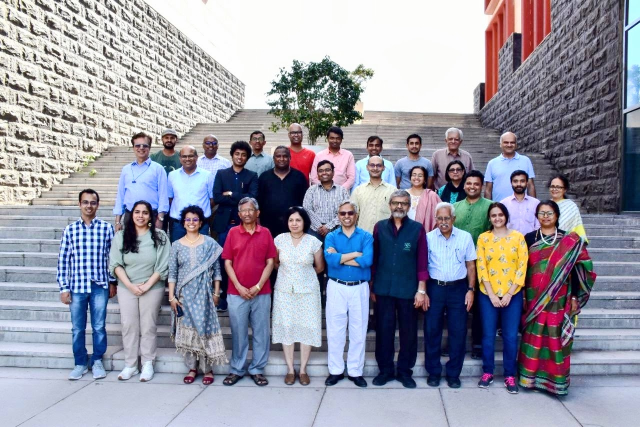
#> input picture Plaksha Faculty Lab 5.jpg, 1280 x 854 px (shown at 1/2 size)
$ jupyter execute 'Lab 5 Spring 2026.ipynb'
#> lines starting #> are read from the running program, lines starting #| are printed output that depends on the picture; after the words box and inside, x2 and y2 are one past the last pixel; in counts of white or black regions, pixels touching at a corner belong together
## LAB 5 - Kanav Nanda - U20240086

#### Instructions
###### Follow the instructions given in comments prefixed with ## and write your code below that.
###### Also fill the partial code in given blanks.
###### Don't make any changes to the rest part of the codes

### Answer the questions given at the end of this notebook within your report.

### You would need to submit your GitHub repository link. Refer to the PDF document for the instructions and details.

[cell 1]
# [5 lines of commented-out code are left out]
import cv2
import numpy as np
import matplotlib.pyplot as plt
from sklearn.cluster import KMeans
from scipy.spatial import distance
from matplotlib.offsetbox import OffsetImage, AnnotationBbox

[cell 2]
## Reading the image plaksha_Faculty.jpg
img = cv2.imread('Plaksha Faculty Lab 5.jpg')
#> img is the input picture: shape (854, 1280, 3); mean B, G, R 162.4, 149, 149.2
## Convert the image to grayscale
gray_img = cv2.cvtColor(img, cv2.COLOR_BGR2GRAY)
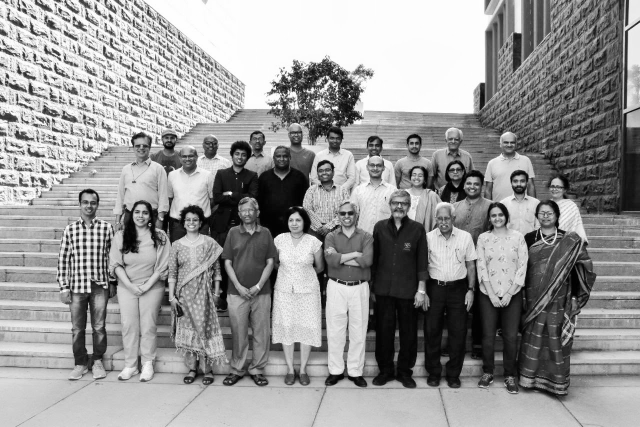
#> gray_img: shape (854, 1280) (shown at 1/2 size); min 0, max 255, mean 150.6

# Loading the required haar-cascade xml classifier file
face_cascade = cv2.CascadeClassifier('haarcascade_frontalface_default.xml')

# Applying the face detection method on the grayscale image.
## Change the parameters for better detection of faces in your case.
faces_rect = face_cascade.detectMultiScale(gray_img, 1.05, 4, minSize=(25,25), maxSize=(50,50))
#> faces_rect = 30 rows, first 6: [322, 263, 33, 33], [654, 265, 31, 31], [500, 266, 30, 30], [892, 267, 31, 31], [409, 277, 28, 28], [812, 274, 34, 34]

# Define the text and font parameters
text = "Face Detected" ## The text you want to write
font = cv2.FONT_HERSHEY_SIMPLEX  ## Font type
font_scale = 0.5  ## Font scale factor
font_color = (0, 0, 255)  ## Text color in BGR format (here, it's red)
font_thickness = 1  ## Thickness of the text


# Iterating through rectangles of detected faces
for (x, y, w, h) in faces_rect:
    cv2.rectangle(img, (x, y), (x+w, y+h), (0, 0, 255), 2)
    # Use cv2.putText to add the text to the image, Use text, font, font_scale, font_color, font_thickness here
    cv2.putText(img, text, (x, y-10), font, font_scale, font_color, font_thickness)
#> this loop made 30 passes
#> (x, y, w, h) on passes 1 to 12: (322, 263, 33, 33), (654, 265, 31, 31), (500, 266, 30, 30), (892, 267, 31, 31), (409, 277, 28, 28), (812, 274, 34, 34), (464, 296, 33, 33), (632, 328, 34, 34), (819, 337, 33, 33), (570, 426, 39, 39), (576, 253, 32, 32), (1003, 273, 32, 32)
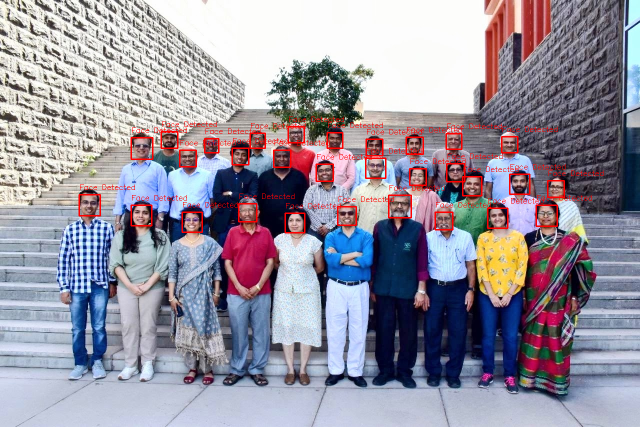
#> img: shape (854, 1280, 3) (shown at 1/2 size); 1.85% of pixels changed, all inside (x1, y1, x2, y2) = (157, 233, 1207, 467)

## Display the image and window title should be "Total number of face detected are #"
cv2.imshow("Total number of face detected are " + str(len(faces_rect)), img)
cv2.waitKey(0)
cv2.destroyAllWindows()

[cell 3]
from matplotlib.offsetbox import OffsetImage, AnnotationBbox
# Extract face region features (Hue and Saturation)
img_hsv = cv2.cvtColor(img,cv2.COLOR_BGR2HSV) ## call the img and convert it from BGR to HSV
#> img_hsv: shape (854, 1280, 3); mean H, S, V 85.4, 71.4, 173.9
hue_saturation = []
face_images = []  # To store detected face images

for (x, y, w, h) in faces_rect:
    face = img_hsv[y:y + h, x:x + w]
    hue = np.mean(face[:, :, 0])
    saturation = np.mean(face[:, :, 1])
    hue_saturation.append((hue, saturation))
    face_images.append(face)
#> this loop made 30 passes
#> (x, y, w, h, hue, saturation) on passes 1 to 12: (322, 263, 33, 33, 57.92, 125), (654, 265, 31, 31, 50.31, 135.9), (500, 266, 30, 30, 31.43, 128.1), (892, 267, 31, 31, 81.31, 108.2), (409, 277, 28, 28, 95.74, 135.4), (812, 274, 34, 34, 56.97, 128.3), (464, 296, 33, 33, 42.56, 134.3), (632, 328, 34, 34, 81.22, 114.8), (819, 337, 33, 33, 36.69, 114.4), (570, 426, 39, 39, 55.81, 115.3), (576, 253, 32, 32, 75.87, 105.9), (1003, 273, 32, 32, 51.71, 106.9)
#> after the loop, face_images = 30 items; hue_saturation = 30 pairs, first value 23.05 to 120.8, second value 83.38 to 135.9

hue_saturation = np.array(hue_saturation)

## Perform k-Means clustering on hue_saturation and store in kmeans
kmeans = KMeans(n_clusters=2,random_state=42).fit(hue_saturation)

#centroids = kmeans.cluster_centers_
#labels = kmeans.labels_

# Create a figure and axis
fig, ax = plt.subplots(figsize=(12, 6))

# Plot the clustered faces with custom markers
for i, (x,y,w,h ) in enumerate(faces_rect):
    im = OffsetImage(cv2.cvtColor(cv2.resize(face_images[i], (20, 20)), cv2.COLOR_HSV2RGB))
    ab = AnnotationBbox(im, (hue_saturation[i, 0], hue_saturation[i, 1]), frameon=False, pad=0)
    ax.add_artist(ab)
    plt.plot(hue_saturation[i, 0], hue_saturation[i, 1])

## Put x label
plt.xlabel("Hue")
## Put y label
plt.ylabel("Saturation")
## Put title
plt.title("Face Clusters (Hue vs Saturation)")
## Put grid
plt.grid(True)
## show the plot
plt.show()
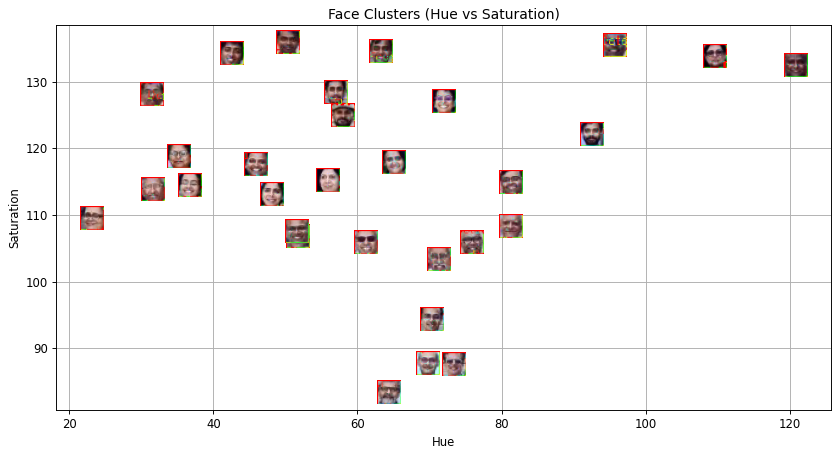
#> figure drawn by matplotlib, 1 panel

[cell 4]
# Create an empty list to store legend labels
legend_labels = []

# Create lists to store points for each cluster
cluster_0_points = []
cluster_1_points = []

# Your code for scatter plot goes here
fig, ax = plt.subplots(figsize=(12, 6))
for i, (x, y, w, h) in enumerate(faces_rect):
    if kmeans.labels_[i] == 0:
        cluster_0_points.append((hue_saturation[i, 0], hue_saturation[i, 1]))
    else:
        cluster_1_points.append((hue_saturation[i, 0], hue_saturation[i, 1]))
#> after the loop, cluster_0_points = [(57.92, 125), (50.31, 135.9), (31.43, 128.1), (56.97, 128.3), (42.56, 134.3), (36.69, 114.4), (55.81, 115.3), (51.71, 106.9), (63.22, 134.6), (45.8, 117.5), (23.05, 109.4), (31.55, 113.9), (48.03, 113.2), (51.53, 107.6), (61.16, 106), (65.06, 117.9), (35.11, 118.8)]; cluster_1_points = [(81.31, 108.2), (95.74, 135.4), (81.22, 114.8), (75.87, 105.9), (120.8, 132.5), (109.6, 133.8), (72, 127.1), (69.76, 87.69), (92.49, 122), (70.27, 94.28), (71.27, 103.4), (73.39, 87.63), (64.28, 83.38)]


cluster_0_points = np.array(cluster_0_points)
#> cluster_0_points = 17 rows, first 8: [57.92, 125], [50.31, 135.9], [31.43, 128.1], [56.97, 128.3], [42.56, 134.3], [36.69, 114.4], [55.81, 115.3], [51.71, 106.9]
# Plot points for cluster 0 in green
plt.scatter(cluster_0_points[:,0],cluster_0_points[:,1],c='green',label='Cluster 0')


cluster_1_points = np.array(cluster_1_points)
#> cluster_1_points = 13 rows, first 8: [81.31, 108.2], [95.74, 135.4], [81.22, 114.8], [75.87, 105.9], [120.8, 132.5], [109.6, 133.8], [72, 127.1], [69.76, 87.69]
# Plot points for cluster 1 in blue
plt.scatter(cluster_1_points[:,0],cluster_1_points[:,1],c='blue',label='Cluster 1')

# Calculate and plot centroids
centroid_0 = kmeans.cluster_centers_[0]
#> centroid_0 = [47.52, 119.2]
centroid_1 = kmeans.cluster_centers_[1]
#> centroid_1 = [82.93, 110.5]

# Plot both the centroid for cluster 0 and cluster 1
plt.scatter(centroid_0[0],centroid_0[1],s=200,c='black',marker='x',label='Centroid 0')
plt.scatter(centroid_1[0],centroid_1[1],s=200,c='red',marker='x',label='Centroid 1')

## Put x label
plt.xlabel("Hue")
## Put y label
plt.ylabel("Saturation")
## Put title
plt.title("K Means clustering of faces")
## Add a legend
plt.legend()
## Add grid
plt.grid(True)
## Show the plot
plt.show()
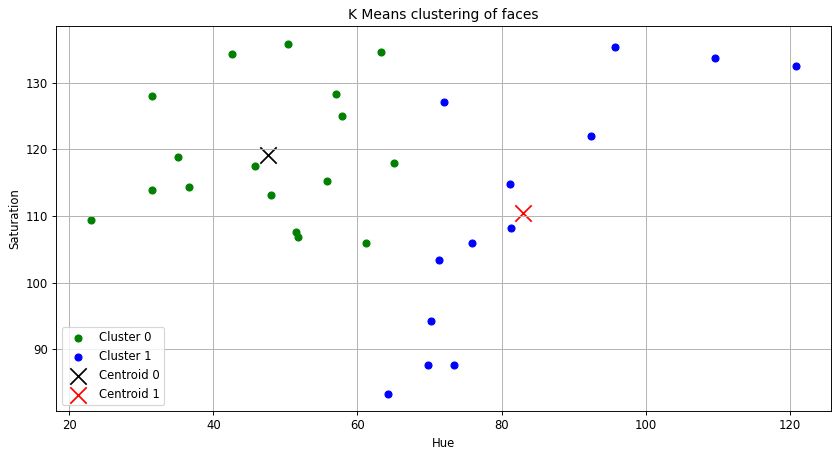
#> figure drawn by matplotlib, 1 panel

[cell 5]
## Read the class of the template image 'Dr_Shashi_Tharoor.jpg' using cv2 and store it in template_img
template_img = cv2.imread('Dr Shashi Tharoor Lab 5.jpg')
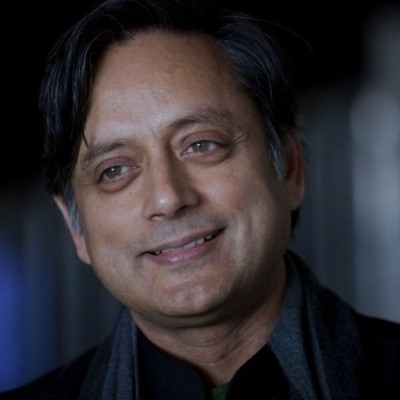
#> input picture Dr Shashi Tharoor Lab 5.jpg, 400 x 400 px
#> template_img is the input picture: shape (400, 400, 3); mean B, G, R 49.8, 45.4, 49.1

# Detect face in the template image after converting it to gray and store it in template_faces
template_faces = face_cascade.detectMultiScale(cv2.cvtColor(template_img,cv2.COLOR_BGR2GRAY), 1.1, 4)
#> template_faces = [[43, 60, 252, 252]]

# Draw rectangles around the detected faces
for (x, y, w, h) in template_faces:
    cv2.rectangle(template_img, (x,y), (x + w,y + h), (0,255,0), 3)
#> this loop made 1 pass
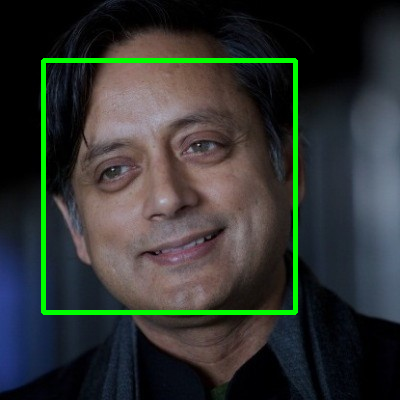
#> template_img: shape (400, 400, 3); 3.14% of pixels changed, all inside (x1, y1, x2, y2) = (41, 58, 298, 315)
cv2.imshow("Template Face",template_img)
cv2.waitKey(0)
cv2.destroyAllWindows()

[cell 6]
# Convert the template image to HSV color space and store it in template_hsv
template_hsv = cv2.cvtColor(template_img, cv2.COLOR_BGR2HSV)
#> template_hsv: shape (400, 400, 3); mean H, S, V 66.8, 90.5, 64.6

# Extract hue and saturation features from the template image as we did it for detected faces.
# Note: We take the first detected face [0]
template_face_region = template_hsv[template_faces[0][1]:template_faces[0][1] + template_faces[0][3], template_faces[0][0]:template_faces[0][0] + template_faces[0][2]]
#> template_face_region: shape (252, 252, 3); mean H, S, V 53.3, 76.5, 93.9
template_hue = np.mean(template_face_region[:, :, 0])
#> template_hue = 53.34
template_saturation = np.mean(template_face_region[:, :, 1])
#> template_saturation = 76.52

# Predict the cluster label for the template image and store it in template_label
template_label = kmeans.predict([[template_hue, template_saturation]])[0]
#> template_label = 0

# Create a figure and axis for visualization
fig, ax = plt.subplots(figsize=(12, 6))

# Plot the clustered faces with custom markers (similar to previous code)
for i, (x, y, w, h) in enumerate(faces_rect):
    color = 'red' if kmeans.labels_[i] == 0 else 'blue'
    im = OffsetImage(cv2.cvtColor(cv2.resize(face_images[i], (20, 20)), cv2.COLOR_HSV2RGB))
    ab = AnnotationBbox(im, (hue_saturation[i, 0], hue_saturation[i, 1]), frameon=False, pad=0)
    ax.add_artist(ab)
    plt.plot(hue_saturation[i, 0], hue_saturation[i, 1], 'o', markersize=5, color=color)
#> this loop made 30 passes

# Plot the template image in the respective cluster
if template_label == 0:
    color = 'red'
else:
    color = 'blue'

im = OffsetImage(cv2.cvtColor(cv2.resize(template_img, (20, 20)), cv2.COLOR_BGR2RGB))
ab = AnnotationBbox(im, (template_hue, template_saturation), frameon=False, pad=0)
ax.add_artist(ab)

## Put x label
plt.xlabel("Hue")
## Put y label
plt.ylabel("Saturation")
## Put title
plt.title("Template Image Classification")
## Add grid
plt.grid(True)
## show plot
plt.show()
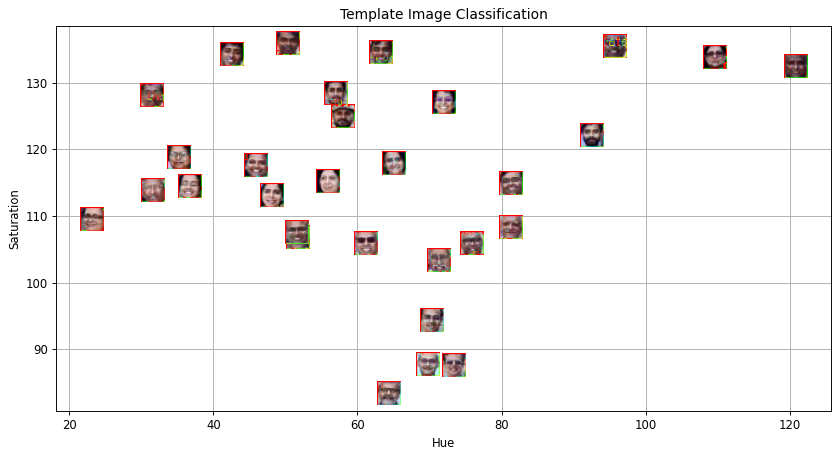
#> figure drawn by matplotlib, 1 panel

[cell 7]
# Create an empty list to store legend labels
legend_labels = []

# Create lists to store points for each cluster
cluster_0_points = []
cluster_1_points = []

# Your code for scatter plot goes here
fig, ax = plt.subplots(figsize=(12, 6))
for i, (x, y, w, h) in enumerate(faces_rect):
    if kmeans.labels_[i] == 0:
        cluster_0_points.append((hue_saturation[i, 0], hue_saturation[i, 1]))
    else:
        cluster_1_points.append((hue_saturation[i, 0], hue_saturation[i, 1]))
#> after the loop, cluster_0_points = [(57.92, 125), (50.31, 135.9), (31.43, 128.1), (56.97, 128.3), (42.56, 134.3), (36.69, 114.4), (55.81, 115.3), (51.71, 106.9), (63.22, 134.6), (45.8, 117.5), (23.05, 109.4), (31.55, 113.9), (48.03, 113.2), (51.53, 107.6), (61.16, 106), (65.06, 117.9), (35.11, 118.8)]; cluster_1_points = [(81.31, 108.2), (95.74, 135.4), (81.22, 114.8), (75.87, 105.9), (120.8, 132.5), (109.6, 133.8), (72, 127.1), (69.76, 87.69), (92.49, 122), (70.27, 94.28), (71.27, 103.4), (73.39, 87.63), (64.28, 83.38)]

# Plot points for cluster 0 in green
cluster_0_points = np.array(cluster_0_points)
#> cluster_0_points = 17 rows, first 8: [57.92, 125], [50.31, 135.9], [31.43, 128.1], [56.97, 128.3], [42.56, 134.3], [36.69, 114.4], [55.81, 115.3], [51.71, 106.9]
plt.scatter(cluster_0_points[:, 0], cluster_0_points[:, 1], c='green', label='Cluster 0')

# Plot points for cluster 1 in blue
cluster_1_points = np.array(cluster_1_points)
#> cluster_1_points = 13 rows, first 8: [81.31, 108.2], [95.74, 135.4], [81.22, 114.8], [75.87, 105.9], [120.8, 132.5], [109.6, 133.8], [72, 127.1], [69.76, 87.69]
plt.scatter(cluster_1_points[:, 0], cluster_1_points[:, 1], c='blue', label='Cluster 1')

# Calculate and plot centroids for both the clusters
centroid_0 = kmeans.cluster_centers_[0]
centroid_1 = kmeans.cluster_centers_[1]
plt.scatter(centroid_0[0], centroid_0[1], s=200, c='black', marker='x', label='Centroid 0') ## plot for centroid 0
plt.scatter(centroid_1[0], centroid_1[1], s=200, c='red', marker='x', label='Centroid 1')  ## plot for centroid 1
plt.plot(template_hue, template_saturation, marker='o', c= 'violet',markersize= 10, label='Template Image' )

## Put x label
plt.xlabel("Hue")
## Put y label
plt.ylabel("Saturation")
## Put title
plt.title("Final Classification with template")
## Add a legend
plt.legend()
## Add grid
plt.grid(True)
## show the plot
plt.show()
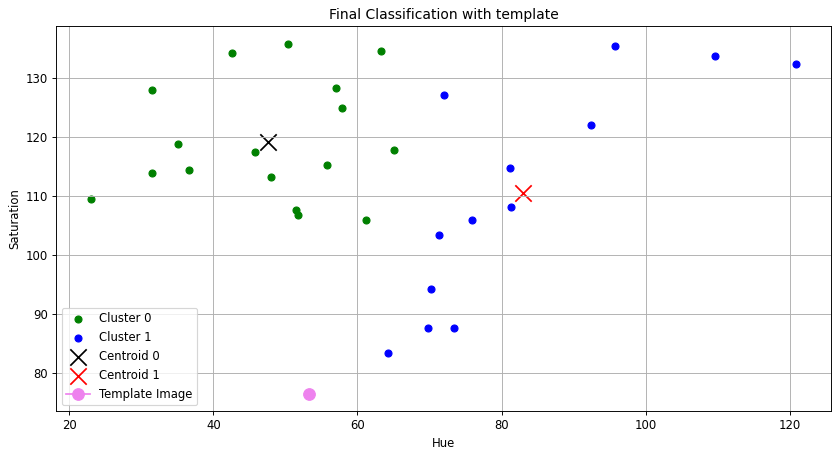
#> figure drawn by matplotlib, 1 panel
